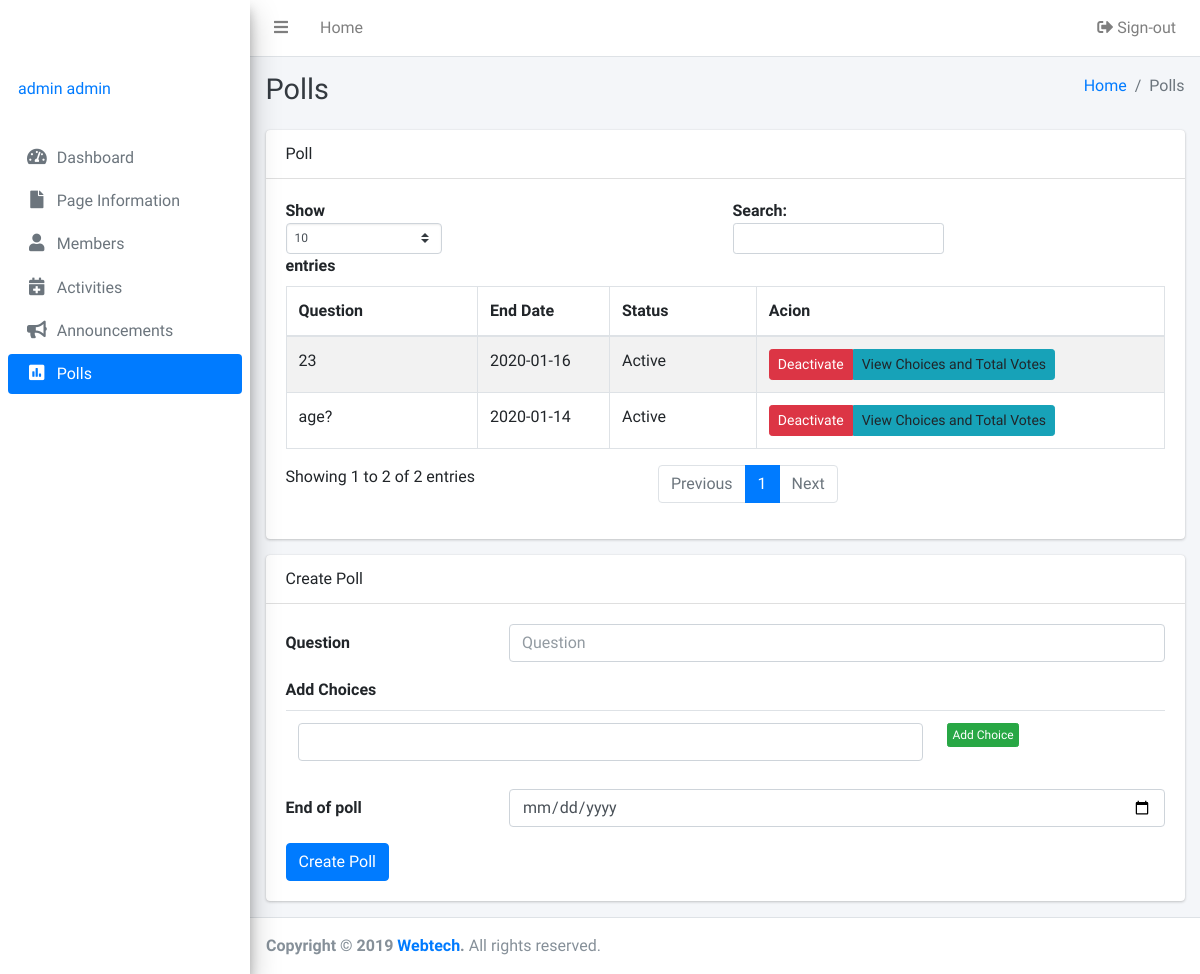
Page /admins/poll.php (signed in) on the earlier database version.
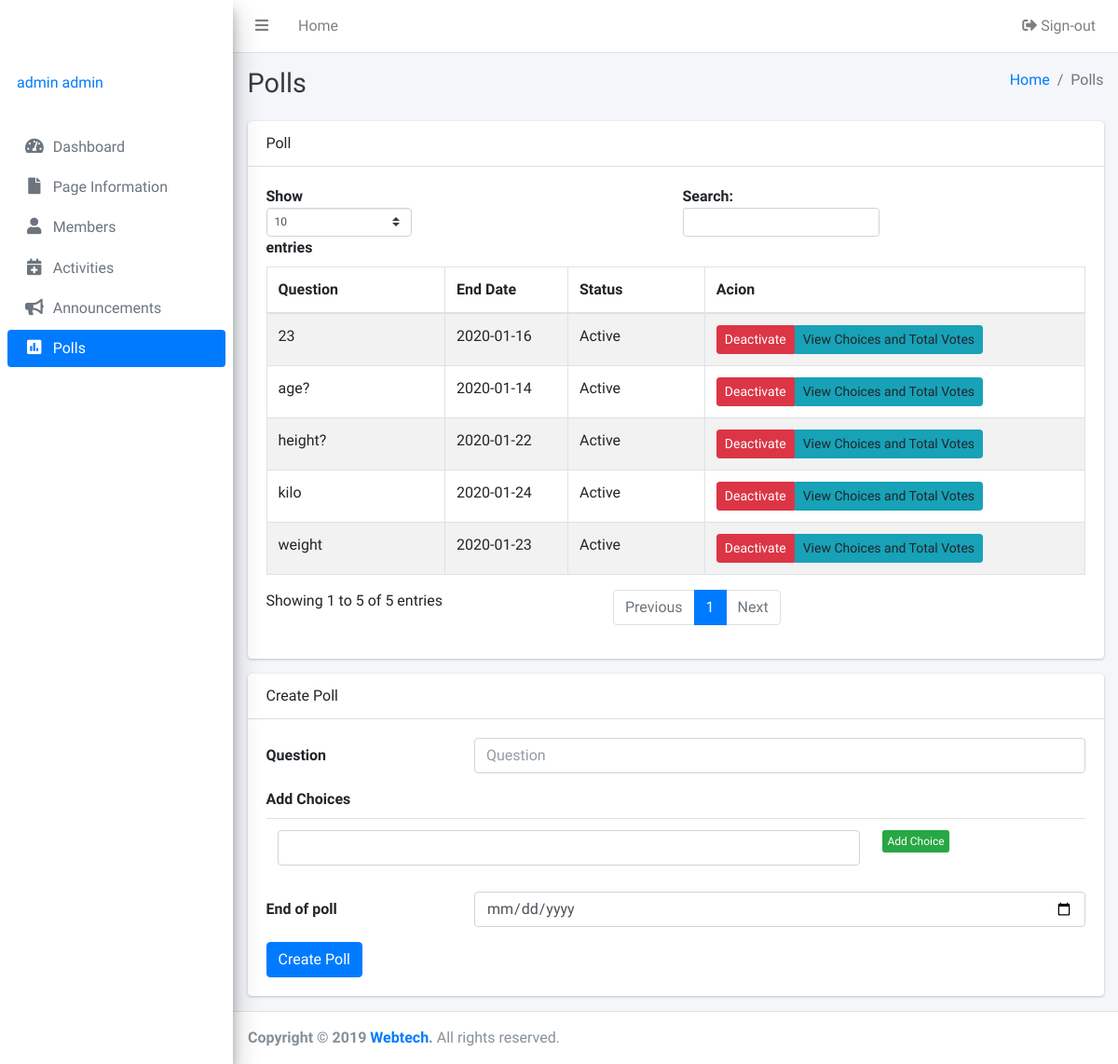
Same page on the later database version.
### tables this page shows
CREATE TABLE IF NOT EXISTS `pollquestion` (
  `id` int(255) NOT NULL AUTO_INCREMENT,
  `question` varchar(255) NOT NULL,
  `endofdate` varchar(255) DEFAULT NULL,
  `status` enum('Active','Inactive') NOT NULL,
  PRIMARY KEY (`id`)
);

### admins/poll.php (the view, shortened to what this page needs)
<?php
  include 'inc/header.php';
  include 'inc/db.php';
 ?>
<body class="hold-transition sidebar-mini">
<div class="wrapper">
<?php include 'inc/navbar.php'; ?>
  <div class="content-wrapper">
    <div class="content-header">
      <div class="container-fluid">
        <div class="row mb-2">
          <div class="col-sm-6">
            <h1 class="m-0 text-dark">Polls</h1>
          </div>
          <div class="col-sm-6">
            <ol class="breadcrumb float-sm-right">
              <li class="breadcrumb-item"><a href="#">Home</a></li>
              <li class="breadcrumb-item active">Polls</li>
            </ol>
          </div>
        </div>
      </div>
    </div>
    <div class="content">
      <div class="container-fluid">
         <div class="row">
          <div class="col-12">
            <div class="card">
              <div class="card-header">
               Poll
              </div>
              <div class="card-body">
                <table class="table table-bordered table-striped display">
                  <thead>
                  <tr>
                    <th width="50">Question</th>
                    <th width="50">End Date</th>
                    <th width="50">Status</th>
                    <th width="50">Acion</th>
                  </tr>
                  </thead>
                  <tbody>
                  <?php
                  $sql = mysqli_query($db, "SELECT * FROM pollquestion");
                  while ($row = mysqli_fetch_array($sql)) {
                        ?>
                  <tr>
                    <td><?php echo $row['question'];?></td>
                    <td><?php echo $row['endofdate'];?></td>
                    <td><?php echo $row['status'];?></td>
                    <td>
                     <div class="btn-group btn-group-sm">
                      <a href='questiondelete.php?id=<?php echo $row['id']; ?>' class="btn btn-danger">Deactivate</a>
                      <a data-toggle="modal" data-target='#view<?php echo $row['id']; ?>' class="btn btn-info btn-sm m-0">View Choices and Total Votes</a>
                     </div>
                    </td>
                  </tr>
                  <?php   } ?>
                  </tbody>
                </table>
              </div>
            </div>
          </div>
        </div>
         <div class="row">
          <div class="col-12">
            <div class="card">
              <div class="card-header">
               Create Poll
              </div>
              <div class="card-body">
               <form class="form-horizontal" action="poll.php" method="post" >
                  <div class="form-group row">
                    <label for="inputEmail3" class="col-sm-3 col-form-label">Question</label>
                    <div class="col-sm-9">
                      <input type="text" class="form-control" placeholder="Question" name="question" required>
                    </div>
                  </div>
                  <div class="form-group">
                    <label for="inputEmail3">Add Choices</label>
                  <table id="dynamic_field" class="table table-condensed">
                  <tbody>
                  <tr>
                    <td>
                      <input type="text" class="form-control" name="choice[]" id="choice_1" required>
                    </td>
                    <td>
                    <button type="button" name="add" id="add" class="btn btn-success btn-xs">Add Choice</button>
                    </td>
                  </tr>
                  </tbody>
                </table>
                  <div class="form-group row">
                    <label for="inputEmail3" class="col-sm-3 col-form-label">End of poll</label>
                    <div class="col-sm-9">
                      <input type="date" class="form-control" name="date" required>
                    </div>
                  </div>
                </div>
                  <button type="submit" class="btn btn-primary" name="submit">Create Poll</button>
                  </form>
              </div>
            </div>
          </div>
        </div>
      </div>
    </div>
  </div>
  <?php include 'inc/footer.php'; ?>
</div>
</body>
</html>

Differences in the rows shown:
added pollquestion: question "height?", endofdate "2020-01-22", status "Active"
added pollquestion: question "weight", endofdate "2020-01-23", status "Active"
added pollquestion: question "kilo", endofdate "2020-01-24", status "Active"
Other differences:
text written by a page script: "Show entries Search: Showing 1 to 2 of 2 entries Previous 1 Next" → "Show entries Search: Showing 1 to 5 of 5 entries Previous 1 Next"
